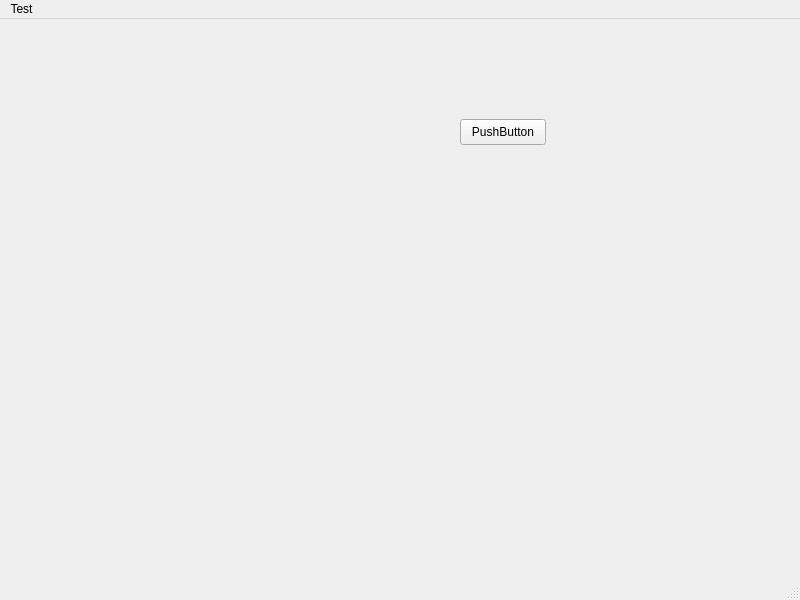
<?xml version="1.0" encoding="UTF-8"?>
<ui version="4.0">
 <class>MainWindow</class>
 <widget class="QMainWindow" name="MainWindow">
  <property name="geometry">
   <rect>
    <x>0</x>
    <y>0</y>
    <width>800</width>
    <height>600</height>
   </rect>
  </property>
  <property name="windowTitle">
   <string>MainWindow</string>
  </property>
  <widget class="QWidget" name="centralwidget">
   <widget class="QPushButton" name="pushButton">
    <property name="geometry">
     <rect>
      <x>460</x>
      <y>100</y>
      <width>86</width>
      <height>26</height>
     </rect>
    </property>
    <property name="text">
     <string>PushButton</string>
    </property>
   </widget>
  </widget>
  <widget class="QMenuBar" name="menubar">
   <property name="geometry">
    <rect>
     <x>0</x>
     <y>0</y>
     <width>800</width>
     <height>23</height>
    </rect>
   </property>
   <widget class="QMenu" name="menuTest">
    <property name="title">
     <string>Test</string>
    </property>
    <addaction name="actionLeka"/>
    <addaction name="actionMerde"/>
    <addaction name="separator"/>
    <addaction name="actionOka"/>
    <addaction name="actionKos"/>
   </widget>
   <addaction name="menuTest"/>
  </widget>
  <widget class="QStatusBar" name="statusbar"/>
  <action name="actionLeka">
   <property name="text">
    <string>Leka</string>
   </property>
  </action>
  <action name="actionMerde">
   <property name="text">
    <string>Merde</string>
   </property>
  </action>
  <action name="actionOka">
   <property name="text">
    <string>Oka</string>
   </property>
  </action>
  <action name="actionKos">
   <property name="text">
    <string>Kosa</string>
   </property>
  </action>
 </widget>
 <resources/>
 <connections/>
</ui>
